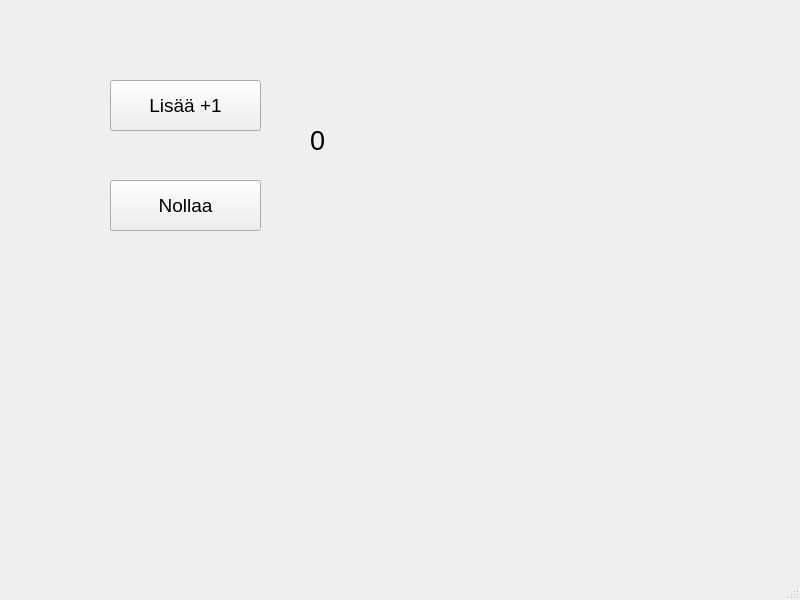
<?xml version="1.0" encoding="UTF-8"?>
<ui version="4.0">
 <class>MainWindow</class>
 <widget class="QMainWindow" name="MainWindow">
  <property name="geometry">
   <rect>
    <x>0</x>
    <y>0</y>
    <width>800</width>
    <height>600</height>
   </rect>
  </property>
  <property name="windowTitle">
   <string>MainWindow</string>
  </property>
  <widget class="QWidget" name="centralwidget">
   <widget class="QPushButton" name="countButton">
    <property name="geometry">
     <rect>
      <x>110</x>
      <y>80</y>
      <width>151</width>
      <height>51</height>
     </rect>
    </property>
    <property name="font">
     <font>
      <pointsize>14</pointsize>
     </font>
    </property>
    <property name="text">
     <string>Lisää +1</string>
    </property>
   </widget>
   <widget class="QLabel" name="labelresult">
    <property name="geometry">
     <rect>
      <x>310</x>
      <y>110</y>
      <width>191</width>
      <height>61</height>
     </rect>
    </property>
    <property name="font">
     <font>
      <pointsize>20</pointsize>
     </font>
    </property>
    <property name="text">
     <string>0</string>
    </property>
   </widget>
   <widget class="QPushButton" name="resetButton">
    <property name="geometry">
     <rect>
      <x>110</x>
      <y>180</y>
      <width>151</width>
      <height>51</height>
     </rect>
    </property>
    <property name="font">
     <font>
      <pointsize>14</pointsize>
     </font>
    </property>
    <property name="text">
     <string>Nollaa</string>
    </property>
   </widget>
  </widget>
  <widget class="QMenuBar" name="menubar">
   <property name="geometry">
    <rect>
     <x>0</x>
     <y>0</y>
     <width>800</width>
     <height>21</height>
    </rect>
   </property>
  </widget>
  <widget class="QStatusBar" name="statusbar"/>
 </widget>
 <resources/>
 <connections/>
</ui>
